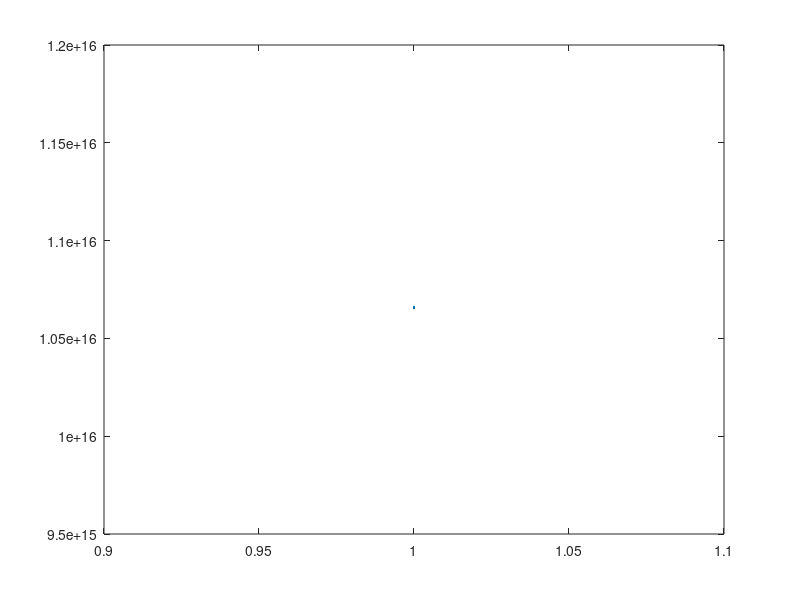

Recreate this plot in MATLAB.
x = linspace(10^14, 10^16, 101); %101 elemente egal departate din [10^14, 10^16]

y1 = sqrt(2*(x.*x) + 1) - 1;
y2 = (2*(x.*x))/(sqrt(2*(x.*x) + 1) + 1);

plot(y1);
plot(y2)